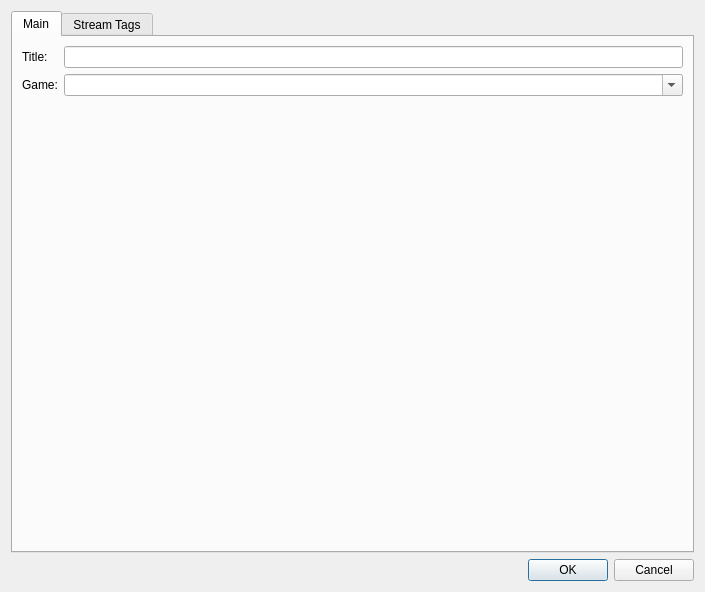
<?xml version="1.0" encoding="UTF-8"?>
<ui version="4.0">
 <class>StreamSettingsDialog</class>
 <widget class="QDialog" name="StreamSettingsDialog">
  <property name="geometry">
   <rect>
    <x>0</x>
    <y>0</y>
    <width>705</width>
    <height>592</height>
   </rect>
  </property>
  <property name="windowTitle">
   <string>Dialog</string>
  </property>
  <layout class="QVBoxLayout" name="verticalLayout">
   <item>
    <widget class="QTabWidget" name="tabWidget">
     <property name="currentIndex">
      <number>0</number>
     </property>
     <widget class="QWidget" name="mainTab">
      <attribute name="title">
       <string>Main</string>
      </attribute>
      <layout class="QVBoxLayout" name="verticalLayout_2">
       <item>
        <layout class="QFormLayout" name="formLayout">
         <item row="0" column="0">
          <widget class="QLabel" name="titleLabel">
           <property name="text">
            <string>Title:</string>
           </property>
           <property name="buddy">
            <cstring>titleEdit</cstring>
           </property>
          </widget>
         </item>
         <item row="0" column="1">
          <widget class="QLineEdit" name="titleEdit"/>
         </item>
         <item row="1" column="0">
          <widget class="QLabel" name="gameLabel">
           <property name="text">
            <string>Game:</string>
           </property>
           <property name="buddy">
            <cstring>gameBox</cstring>
           </property>
          </widget>
         </item>
         <item row="1" column="1">
          <widget class="QComboBox" name="gameBox">
           <property name="editable">
            <bool>true</bool>
           </property>
          </widget>
         </item>
        </layout>
       </item>
       <item>
        <spacer name="verticalSpacer">
         <property name="orientation">
          <enum>Qt::Vertical</enum>
         </property>
         <property name="sizeHint" stdset="0">
          <size>
           <width>20</width>
           <height>248</height>
          </size>
         </property>
        </spacer>
       </item>
      </layout>
     </widget>
     <widget class="QWidget" name="tagsTab">
      <attribute name="title">
       <string>Stream Tags</string>
      </attribute>
      <layout class="QFormLayout" name="formLayout_2">
       <item row="0" column="0" colspan="2">
        <widget class="QProgressBar" name="tagLoadBar">
         <property name="enabled">
          <bool>true</bool>
         </property>
         <property name="acceptDrops">
          <bool>false</bool>
         </property>
         <property name="maximum">
          <number>0</number>
         </property>
         <property name="value">
          <number>-1</number>
         </property>
         <property name="alignment">
          <set>Qt::AlignLeading|Qt::AlignLeft|Qt::AlignVCenter</set>
         </property>
         <property name="textVisible">
          <bool>false</bool>
         </property>
         <property name="orientation">
          <enum>Qt::Horizontal</enum>
         </property>
         <property name="invertedAppearance">
          <bool>false</bool>
         </property>
         <property name="textDirection">
          <enum>QProgressBar::TopToBottom</enum>
         </property>
         <property name="format">
          <string>Loading</string>
         </property>
        </widget>
       </item>
       <item row="1" column="0">
        <widget class="QLabel" name="label">
         <property name="text">
          <string>Search:</string>
         </property>
         <property name="buddy">
          <cstring>tagPicker</cstring>
         </property>
        </widget>
       </item>
       <item row="1" column="1">
        <widget class="QComboBox" name="tagPicker">
         <property name="editable">
          <bool>true</bool>
         </property>
         <property name="insertPolicy">
          <enum>QComboBox::InsertAlphabetically</enum>
         </property>
        </widget>
       </item>
       <item row="2" column="1">
        <layout class="QHBoxLayout" name="horizontalLayout">
         <item>
          <widget class="QPushButton" name="tagAddButton">
           <property name="text">
            <string>Add ↓</string>
           </property>
          </widget>
         </item>
         <item>
          <widget class="QPushButton" name="pushButton">
           <property name="text">
            <string>Remove</string>
           </property>
          </widget>
         </item>
        </layout>
       </item>
       <item row="3" column="0">
        <widget class="QLabel" name="label_3">
         <property name="text">
          <string>Selected:</string>
         </property>
         <property name="buddy">
          <cstring>selectedTagsList</cstring>
         </property>
        </widget>
       </item>
       <item row="3" column="1">
        <widget class="QListWidget" name="selectedTagsList"/>
       </item>
      </layout>
     </widget>
    </widget>
   </item>
   <item>
    <widget class="QDialogButtonBox" name="buttonBox">
     <property name="orientation">
      <enum>Qt::Horizontal</enum>
     </property>
     <property name="standardButtons">
      <set>QDialogButtonBox::Cancel|QDialogButtonBox::Ok</set>
     </property>
    </widget>
   </item>
  </layout>
 </widget>
 <tabstops>
  <tabstop>tabWidget</tabstop>
  <tabstop>tagPicker</tabstop>
  <tabstop>tagAddButton</tabstop>
  <tabstop>pushButton</tabstop>
  <tabstop>selectedTagsList</tabstop>
  <tabstop>titleEdit</tabstop>
  <tabstop>gameBox</tabstop>
 </tabstops>
 <resources/>
 <connections>
  <connection>
   <sender>buttonBox</sender>
   <signal>accepted()</signal>
   <receiver>StreamSettingsDialog</receiver>
   <slot>accept()</slot>
   <hints>
    <hint type="sourcelabel">
     <x>245</x>
     <y>582</y>
    </hint>
    <hint type="destinationlabel">
     <x>157</x>
     <y>228</y>
    </hint>
   </hints>
  </connection>
  <connection>
   <sender>buttonBox</sender>
   <signal>rejected()</signal>
   <receiver>StreamSettingsDialog</receiver>
   <slot>reject()</slot>
   <hints>
    <hint type="sourcelabel">
     <x>313</x>
     <y>582</y>
    </hint>
    <hint type="destinationlabel">
     <x>286</x>
     <y>228</y>
    </hint>
   </hints>
  </connection>
  <connection>
   <sender>tabWidget</sender>
   <signal>currentChanged(int)</signal>
   <receiver>StreamSettingsDialog</receiver>
   <slot>queueLoadTags()</slot>
   <hints>
    <hint type="sourcelabel">
     <x>134</x>
     <y>23</y>
    </hint>
    <hint type="destinationlabel">
     <x>510</x>
     <y>18</y>
    </hint>
   </hints>
  </connection>
  <connection>
   <sender>pushButton</sender>
   <signal>pressed()</signal>
   <receiver>StreamSettingsDialog</receiver>
   <slot>removeTag()</slot>
   <hints>
    <hint type="sourcelabel">
     <x>683</x>
     <y>126</y>
    </hint>
    <hint type="destinationlabel">
     <x>507</x>
     <y>257</y>
    </hint>
   </hints>
  </connection>
  <connection>
   <sender>StreamSettingsDialog</sender>
   <signal>tagFetchFinished()</signal>
   <receiver>tagLoadBar</receiver>
   <slot>hide()</slot>
   <hints>
    <hint type="sourcelabel">
     <x>81</x>
     <y>590</y>
    </hint>
    <hint type="destinationlabel">
     <x>258</x>
     <y>51</y>
    </hint>
   </hints>
  </connection>
  <connection>
   <sender>tagAddButton</sender>
   <signal>pressed()</signal>
   <receiver>StreamSettingsDialog</receiver>
   <slot>addTag()</slot>
   <hints>
    <hint type="sourcelabel">
     <x>295</x>
     <y>126</y>
    </hint>
    <hint type="destinationlabel">
     <x>45</x>
     <y>401</y>
    </hint>
   </hints>
  </connection>
 </connections>
 <slots>
  <signal>tagFetchFinished()</signal>
  <slot>updateGameSearch()</slot>
  <slot>submit()</slot>
  <slot>queueLoadTags()</slot>
  <slot>addTag()</slot>
  <slot>removeTag()</slot>
  <slot>checkShowTags()</slot>
  <slot>updateDisplayTags()</slot>
 </slots>
</ui>
